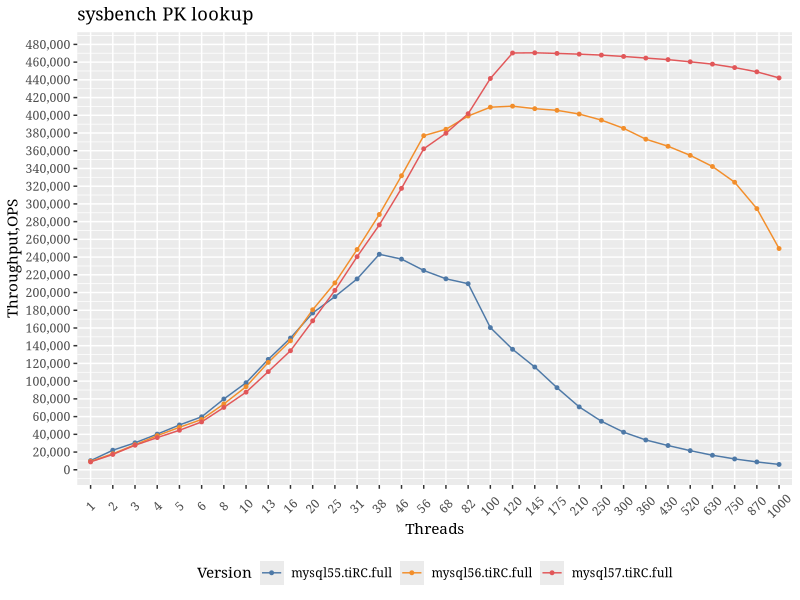

This chart was generated by the following R code:
## ---- chunk 1
knitr::opts_chunk$set(echo = TRUE)
library(ggplot2)
library(ggthemes)
library(reshape2)
library(knitr)

tm<-theme(legend.position="bottom",
          text=element_text(family="Georgia"),
          strip.background = element_rect(colour="red", fill="#CCCCFF"))

guides(colour = guide_legend(override.aes = list(size=4)))

data = read.table("../summary.csv",sep=",",header=F)
data1=subset(data,V1>100)
attach(data1)
aggdata <-aggregate(data1, by=list(V4,V5),FUN=mean, na.rm=TRUE)
## ---- chunk 2
ss=subset(aggdata,(Group.2<=1000)&(Group.1 %in% c("mysql55.tiRC.full","mysql56.tiRC.full","mysql57.tiRC.full") ))
#ss=subset(aggdata)

m <- ggplot(ss, 
            aes(x=as.factor(Group.2),y=as.numeric(V2),color=as.factor(Group.1),group=Group.1))
m+geom_line()+geom_point(size=1)+labs(x="Threads",y="Throughput,OPS",title="sysbench PK lookup")+scale_color_tableau(name="Version")+scale_y_continuous(breaks=seq(0, 490000, 20000),labels = scales::comma)+theme(axis.text.x  = element_text(angle=45, vjust=0.5))+tm
## ---- chunk 3

Res<-data.frame(aggdata$Group.1, aggdata$Group.2, aggdata$V2)

wide_format <- dcast(subset(Res, is.element(aggdata.Group.1,c("mysql55.tiRC.full","mysql56.tiRC.full","mysql57.tiRC.full") )), aggdata.Group.2 ~ aggdata.Group.1)

names(wide_format)<-c("Threads","MySQL 5.5","MySQL 5.6","MySQL 5.7")
#wide_format$`MySQL 5.5 / MySQL 5.6` = wide_format$`MySQL 5.5`/wide_format$`MySQL 5.6`
#wide_format$`MySQL 5.5 / MySQL 5.7` = wide_format$`MySQL 5.5`/wide_format$`MySQL 5.7`
#wide_format$`MySQL 5.6 / MySQL 5.7` = wide_format$`MySQL 5.6`/wide_format$`MySQL 5.7`
kable(wide_format, digits=2)
